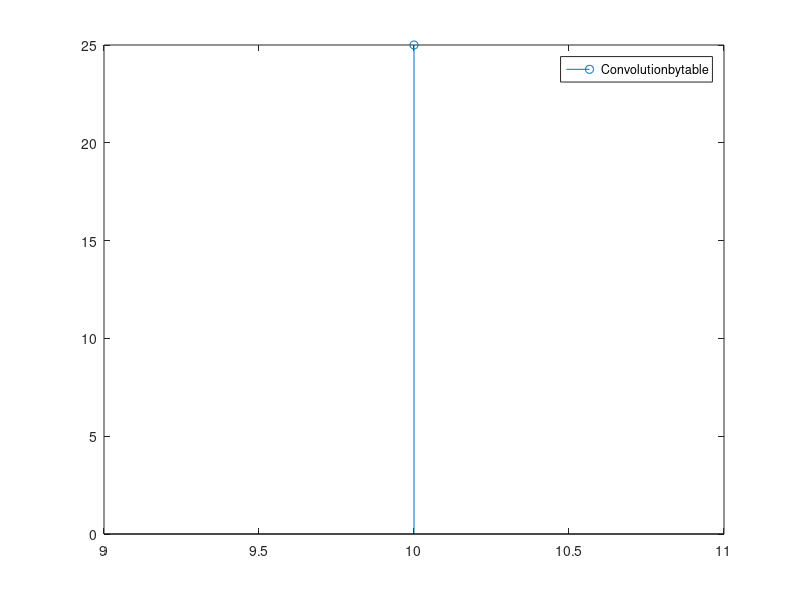

The MATLAB script that drew this image:
clear all
clc
iv1=input("index value from where x starts")
iv2=input("index value from where h starts")
x=input("Discrete values of function x in [ ]:");
h=input("Discrete values of function h in [ ]:");
y=h;
n=length(x);
m=length(h);
l=n+m-1;
s=zeros(1,l);
for i=1:l
    for j=1:n
        for k=1:m
            if j+k-1==i
                s(i)=x(j)*h(k)+s(i);
            end
        end
    end
end
    s
f=(iv1+iv2:iv1+iv2+l-1)
stem(f,s)
legend("Convolutionbytable")
c=conv(x,h)